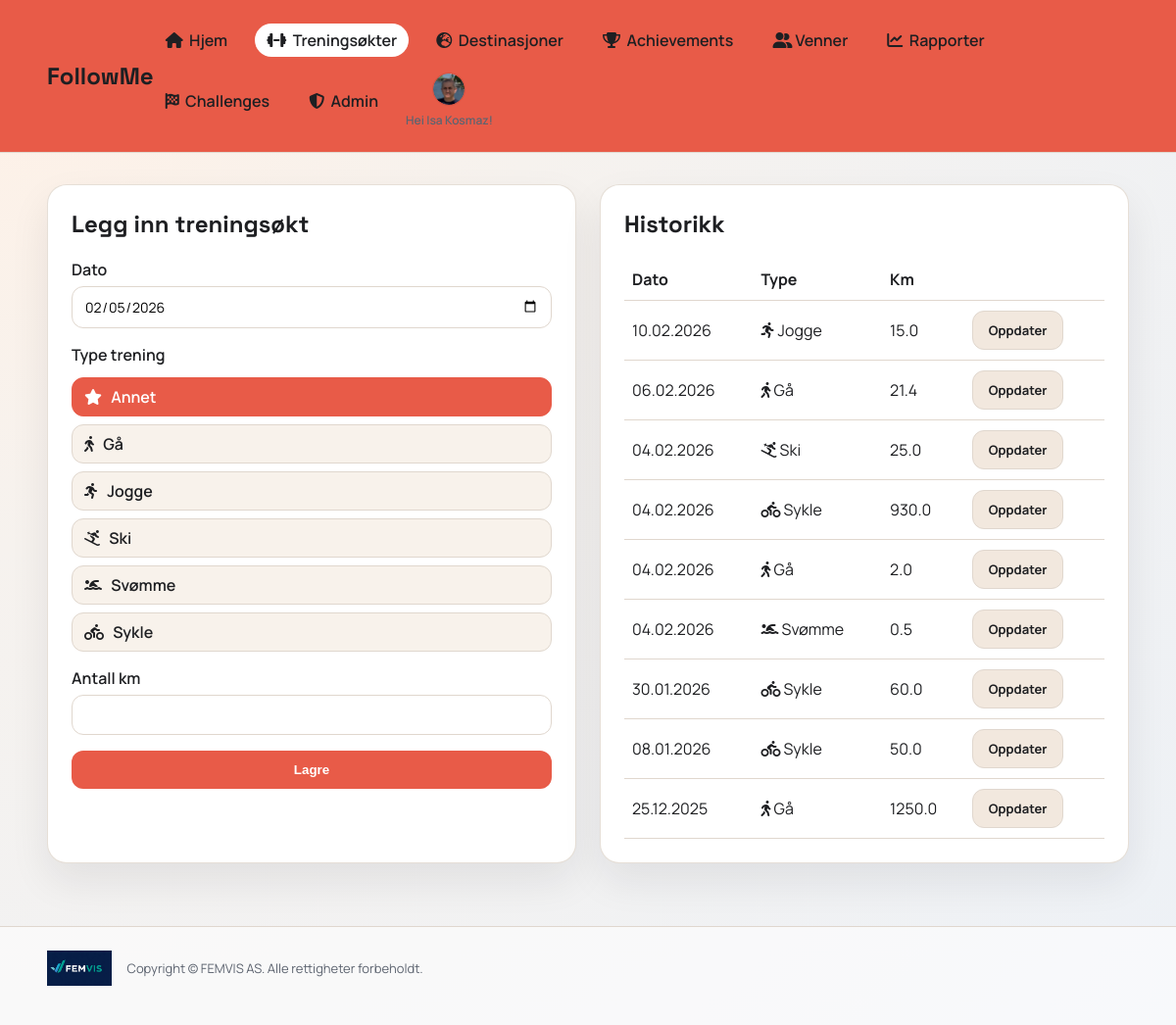
Before: /workouts (signed in) with the older database file.
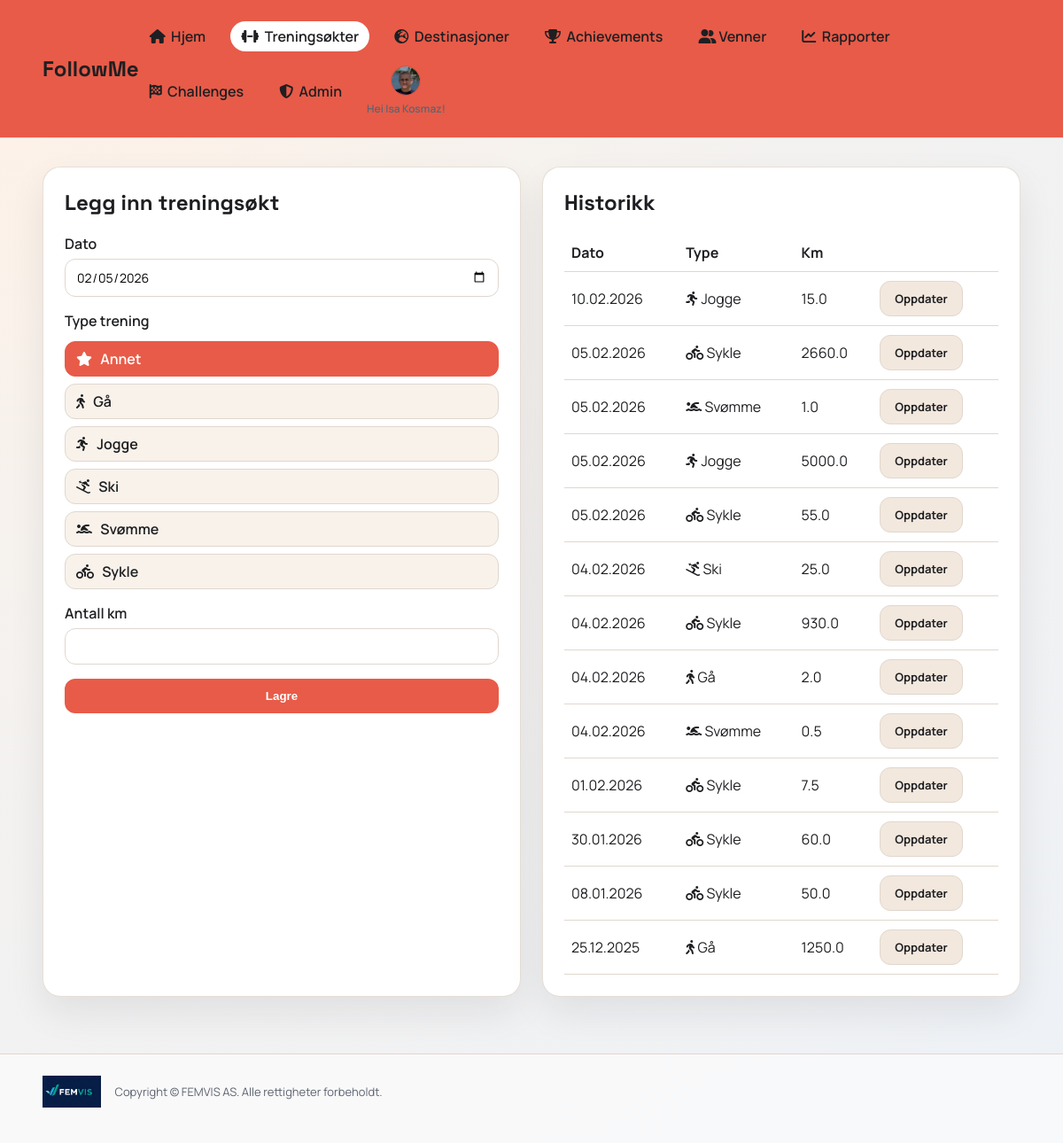
After: the same page with the newer database file.
### app.py (models this page shows)
class User(db.Model):
    id = db.Column(db.Integer, primary_key=True)
    username = db.Column(db.String(40), unique=True, nullable=False)
    full_name = db.Column(db.String(120), nullable=False)
    email = db.Column(db.String(120), unique=True, nullable=False)
    password_hash = db.Column(db.String(255), nullable=False)
    role = db.Column(db.String(20), default="user", nullable=False)
    avatar_color = db.Column(db.String(20), default="#2d7d46", nullable=False)
    avatar_icon = db.Column(db.String(20), default="boot", nullable=False)
    avatar_image = db.Column(db.String(255), nullable=True)
    created_at = db.Column(db.DateTime, default=datetime.utcnow, nullable=False)

class ActivityType(db.Model):
    id = db.Column(db.Integer, primary_key=True)
    name = db.Column(db.String(50), unique=True, nullable=False)
    icon_class = db.Column(db.String(80), nullable=False, default="fa-star")

class Workout(db.Model):
    id = db.Column(db.Integer, primary_key=True)
    user_id = db.Column(db.Integer, db.ForeignKey("user.id"), nullable=False)
    activity_type = db.Column(db.String(30), nullable=False)
    km = db.Column(db.Float, nullable=False)
    workout_date = db.Column(db.Date, nullable=False, default=date.today)
    created_at = db.Column(db.DateTime, default=datetime.utcnow, nullable=False)

### app.py (the view)
@app.route("/workouts")
@login_required
def workouts():
    user = get_current_user()
    workouts = Workout.query.filter_by(user_id=user.id).order_by(Workout.workout_date.desc()).all()
    activity_types = get_activity_types()
    activity_icons = {a.name: a.icon_class for a in activity_types}
    return render_template(
        "workouts.html",
        user=user,
        workouts=workouts,
        activity_types=activity_types,
        activity_icons=activity_icons,
        today=date.today(),
    )

### app.py (called while the page is built)
def get_activity_types():
    return ActivityType.query.order_by(ActivityType.name.asc()).all()

def login_required(view):
    @wraps(view)
    def wrapper(*args, **kwargs):
        if "user_id" not in session:
            return redirect(url_for("login"))
        user = db.session.get(User, session["user_id"])
        if not user:
            session.clear()
            return redirect(url_for("login"))
        return view(*args, **kwargs)
    return wrapper

def get_current_user():
    if "user_id" not in session:
        return None
    user = db.session.get(User, session["user_id"])
    if not user:
        session.clear()
        return None
    return user

### templates/workouts.html (shortened to what this page needs)
{% extends "base.html" %}
{% set title = "Økter" %}
{% block content %}
<section class="split">
  <div class="card">
    <h2>Legg inn treningsøkt</h2>
    <form method="post" action="{{ url_for('add_workout') }}" class="form">
      <label>Dato
        <input type="date" name="workout_date" value="{{ today }}" required>
      </label>
      <label>Type trening
        <div class="radio-group" data-radio-group>
          {% for activity in activity_types %}
            <label class="radio-option {% if loop.first %}selected{% endif %}">
              <span><i class="fa-solid {{ activity.icon_class }}"></i> {{ activity.name }}</span>
            </label>
          {% endfor %}
        </div>
      </label>
      <label>Antall km
        <input type="number" name="km" step="0.1" min="0" required>
      </label>
      <button class="button" type="submit">Lagre</button>
    </form>
  </div>
  <div class="card">
    <h2>Historikk</h2>
    <table class="table">
      <thead>
        <tr>
          <th>Dato</th>
          <th>Type</th>
          <th>Km</th>
          <th></th>
        </tr>
      </thead>
      <tbody>
        {% for workout in workouts %}
          <tr>
            <td>{{ workout.workout_date.strftime('%d.%m.%Y') }}</td>
            <td><i class="fa-solid {{ activity_icons.get(workout.activity_type, 'fa-star') }}"></i> {{ workout.activity_type }}</td>
            <td>{{ "%.1f"|format(workout.km) }}</td>
            <td><a class="button secondary small" href="{{ url_for('edit_workout', workout_id=workout.id) }}">Oppdater</a></td>
          </tr>
        {% else %}
          <tr>
            <td colspan="3" class="muted">Ingen økter registrert enda.</td>
          </tr>
        {% endfor %}
      </tbody>
    </table>
  </div>
</section>
{% endblock %}

### templates/base.html (shortened to what this page needs)
<!doctype html>
<html lang="no">
<head>
  <link rel="stylesheet" href="{{ url_for('static', filename='css/style.css') }}">
  <link rel="stylesheet" href="https://cdnjs.cloudflare.com/ajax/libs/font-awesome/6.5.2/css/all.min.css">
</head>
<body>
  <div class="app-shell">
    <header class="topbar">
      <a class="brand-link" href="{{ url_for('index') }}"><div class="brand">FollowMe</div></a>
      {% if user %}
      <div class="nav-shell">
        <nav class="nav">
          <a href="{{ url_for('index') }}" class="{% if request.path == url_for('index') %}active{% endif %}"><i class="fa-solid fa-house"></i>&nbsp; Hjem</a>
          <a href="{{ url_for('workouts') }}" class="{% if request.path.startswith(url_for('workouts')) %}active{% endif %}"><i class="fa-solid fa-dumbbell"></i>&nbsp; Treningsøkter</a>
          <a href="{{ url_for('destinations') }}" class="{% if request.path.startswith(url_for('destinations')) %}active{% endif %}"><i class="fa-solid fa-earth-europe"></i>&nbsp; Destinasjoner</a>
          <a href="{{ url_for('achievements') }}" class="{% if request.path.startswith(url_for('achievements')) %}active{% endif %}"><i class="fa-solid fa-trophy"></i>&nbsp; Achievements</a>
          <a href="{{ url_for('friends') }}" class="{% if request.path.startswith(url_for('friends')) %}active{% endif %}"><i class="fa-solid fa-user-group"></i> Venner</a>
          <a href="{{ url_for('reports') }}" class="{% if request.path.startswith(url_for('reports')) %}active{% endif %}"><i class="fa-solid fa-chart-line"></i>&nbsp; Rapporter</a>
          <a href="{{ url_for('challenges') }}" class="{% if request.path.startswith(url_for('challenges')) %}active{% endif %}"><i class="fa-solid fa-flag-checkered"></i>&nbsp; Challenges</a>
          {% if user.role == 'admin' %}
          <a href="{{ url_for('admin_dashboard') }}" class="{% if request.path.startswith('/admin') %}active{% endif %}"><i class="fa-solid fa-shield-halved"></i>&nbsp; Admin</a>
          {% endif %}
          <div class="nav-avatar-wrap">
            <a class="nav-avatar {% if user.avatar_image %}has-image{% endif %}" href="{{ url_for('profile') }}" style="--accent: {{ user.avatar_color }}" aria-label="Profil">
              {% if user.avatar_image %}
                <img src="{{ url_for('static', filename='uploads/' ~ user.avatar_image) }}" alt="Avatar">
              {% endif %}
            </a>
            <div class="nav-welcome">Hei {{ user.full_name }}!</div>
          </div>
        </nav>
      </div>
      {% endif %}
    </header>
    <main class="main">
      {% block content %}{% endblock %}
    </main>
    <footer class="footer">
      <div class="footer-inner">
        <img src="{{ url_for('static', filename='img/logo.jpg') }}" alt="FEMVIS AS logo">
        <p>Copyright © FEMVIS AS. Alle rettigheter forbeholdt.</p>
      </div>
    </footer>
  </div>
</body>
</html>

### static/css/style.css (style rules this page uses)
:root { --bg: #f6f2ee; --bg-2: #edf1f6; --card: #ffffff; --ink: #1e1f22; --muted: #5d6470; --accent: #2d7d46; --accent-2: #d96d4e; --stroke: #e0d7ce; }
* { box-sizing: border-box; }
body { margin: 0; font-family: "Manrope", sans-serif; color: var(--ink); background: radial-gradient(circle at top left, #fff1e6 0%, var(--bg) 35%, var(--bg-2) 100%); }
.app-shell { min-height: 100vh; }
.topbar { display: flex; align-items: center; justify-content: space-between; padding: 24px 48px; position: sticky; top: 0; backdrop-filter: blur(6px); background: #e85b48; border-bottom: 1px solid var(--stroke); z-index: 10; }
.brand { font-family: "Space Grotesk", sans-serif; font-size: 24px; font-weight: 700; }
.brand-link { text-decoration: none; color: inherit; }
.nav { display: flex; gap: 16px; flex-wrap: wrap; align-items: center; }
.nav a { text-decoration: none; color: var(--ink); font-weight: 600; padding: 6px 12px; border-radius: 999px; }
.nav a.active { background: var(--card); }
.nav a.nav-avatar { padding: 0; }
.nav-avatar { width: 34px; height: 34px; border-radius: 50%; background: var(--accent); display: flex; align-items: center; justify-content: center; color: #fff; font-weight: 700; overflow: hidden; border: 1px solid rgba(0, 0, 0, 0.08); padding: 0; }
.nav-avatar img { width: 100%; height: 100%; object-fit: cover; display: block; border-radius: 50%; }
.nav-avatar.has-image { background: transparent; }
.nav-avatar-wrap { position: relative; display: flex; align-items: center; flex-direction: column; gap: 6px; }
.nav-welcome { font-size: 12px; color: var(--muted); font-weight: 600; text-align: center; max-width: 140px; }
.nav-shell { display: flex; align-items: center; gap: 12px; position: relative; }
.main { padding: 32px 48px 64px; }
.footer { padding: 24px 48px 40px; border-top: 1px solid var(--stroke); background: rgba(255, 255, 255, 0.6); }
.footer-inner { display: flex; align-items: center; gap: 16px; flex-wrap: wrap; }
.footer-inner img { height: 36px; }
.footer-inner p { margin: 0; color: var(--muted); font-size: 13px; }
.split { display: grid; grid-template-columns: repeat(auto-fit, minmax(280px, 1fr)); gap: 24px; }
.card { background: var(--card); border-radius: 20px; padding: 24px; box-shadow: 0 18px 40px rgba(29, 31, 34, 0.08); border: 1px solid rgba(224, 215, 206, 0.8); }
.card h2 { margin-top: 0; font-family: "Space Grotesk", sans-serif; }
.form { display: grid; gap: 16px; }
.form label { display: grid; gap: 6px; font-weight: 600; }
input, select { border: 1px solid var(--stroke); border-radius: 12px; padding: 10px 12px; font-size: 14px; font-family: "Manrope", sans-serif; }
.radio-group { display: grid; gap: 8px; margin-top: 6px; }
.radio-option { display: flex; align-items: center; gap: 10px; background: #f8f2eb; border: 1px solid var(--stroke); border-radius: 12px; padding: 8px 12px; cursor: pointer; font-weight: 600; }
.radio-option i { margin-right: 6px; }
.radio-option.selected { background: #e85b48; color: #fff; border-color: #e85b48; }
.radio-option.selected i { color: #fff; }
.button { background: #e85b48; color: #fff; border: none; padding: 12px 18px; border-radius: 12px; font-weight: 700; cursor: pointer; text-decoration: none; display: inline-block; text-align: center; }
.button.secondary { background: #f2e8de; color: var(--ink); border: 1px solid var(--stroke); }
.button.small { padding: 10px 16px; font-size: 13px; }
.table { width: 100%; border-collapse: collapse; margin-top: 12px; }
.table th, .table td { text-align: left; padding: 10px 8px; border-bottom: 1px solid var(--stroke); }

Changed rows visible on the page:
removed Workout: workout_date "06.02.2026", activity_type "Gå", km "21.4"
added Workout: workout_date "05.02.2026", activity_type "Sykle", km "2660.0"
added Workout: workout_date "05.02.2026", activity_type "Svømme", km "1.0"
added Workout: workout_date "05.02.2026", activity_type "Jogge", km "5000.0"
added Workout: workout_date "05.02.2026", activity_type "Sykle", km "55.0"
added Workout: workout_date "01.02.2026", activity_type "Sykle", km "7.5"
